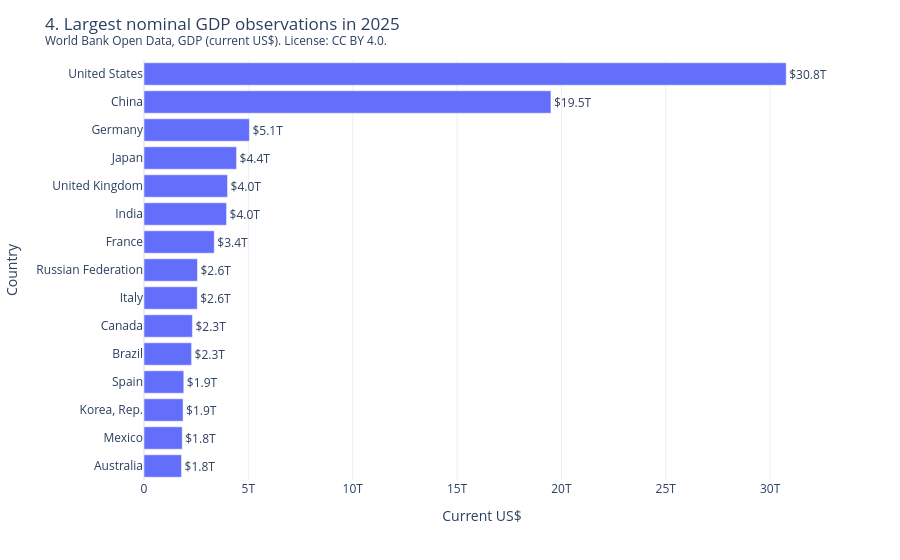

Here is the notebook cell this chart was saved with:
### Markdown cell above
**Chart 3.** A log scale keeps early China and India readable. On a linear axis they sit under the United States. In this file China is above Japan in 1960. Treat that early reading as a World Bank current-dollar quirk. After 1980, the first year China is above Japan is 2010.

### Code cell
ranking = latest_gdp_ranking(bundle.gdp_annual, limit=15)
ranking_year = int(ranking["year"].iloc[0])
fig = px.bar(ranking, x="nominal_gdp_usd", y="country_name", orientation="h", labels={"nominal_gdp_usd": "Current US$", "country_name": "Country"})
fig.update_traces(
    text=[f"${value / 1e12:.1f}T" for value in ranking["nominal_gdp_usd"]],
    textposition="outside",
    cliponaxis=False,
)
fig.update_layout(margin={"r": 80})
trillion_hover(fig, value_axis="x")
disclose(
    fig,
    "gdp-latest-ranking",
    f"4. Largest nominal GDP observations in {ranking_year}",
    "gdp_annual",
    hovermode="closest",
    year_axis=None,
).show()
print(
    f"Largest {ranking_year} current-dollar GDP: "
    + ", ".join(ranking.sort_values("nominal_gdp_usd", ascending=False)["country_name"].head(5))
    + "."
)

### Figure 1 — Plotly figure (JSON) as saved in the notebook; plotly's stock layout.template omitted (floating-point values rounded to 4 significant figures)
{"data": [{"cliponaxis": false, "customdata": [[1.799], [1.833], [1.872], [1.906], [2.28], [2.32], [2.552], [2.561], [3.366], [3.956], [4.003], [4.435], [5.051], [19.5], [30.77]], "hovertemplate": "%{y}<br>$%{customdata[0]:.2f} trillion<extra></extra>", "legendgroup": "", "marker": {"color": "#636efa", "pattern": {"shape": ""}}, "name": "", "orientation": "h", "showlegend": false, "text": ["$1.8T", "$1.8T", "$1.9T", "$1.9T", "$2.3T", "$2.3T", "$2.6T", "$2.6T", "$3.4T", "$4.0T", "$4.0T", "$4.4T", "$5.1T", "$19.5T", "$30.8T"], "textposition": "outside", "type": "bar", "x": [1799000000000.0, 1833000000000.0, 1872000000000.0, 1906000000000.0, 2280000000000.0, 2320000000000.0, 2552000000000.0, 2561000000000.0, 3366000000000.0, 3956000000000.0, 4003000000000.0, 4435000000000.0, 5051000000000.0, 19500000000000.0, 30770000000000.0], "xaxis": "x", "y": ["Australia", "Mexico", "Korea, Rep.", "Spain", "Brazil", "Canada", "Italy", "Russian Federation", "France", "India", "United Kingdom", "Japan", "Germany", "China", "United States"], "yaxis": "y"}], "layout": {"autosize": true, "barmode": "relative", "hovermode": "closest", "legend": {"tracegroupgap": 0}, "margin": {"r": 80, "t": 60}, "meta": {"chart_id": "gdp-latest-ranking", "classification": "open", "profile_id": "public-demo", "provenance": "World Bank Open Data, GDP (current US$). License: CC BY 4.0.", "table": "gdp_annual"}, "title": {"text": "4. Largest nominal GDP observations in 2025<br><sup>World Bank Open Data, GDP (current US$). License: CC BY 4.0.</sup>"}, "xaxis": {"anchor": "y", "domain": [0, 1], "title": {"text": "Current US$"}}, "yaxis": {"anchor": "x", "domain": [0, 1], "title": {"text": "Country"}}}}
